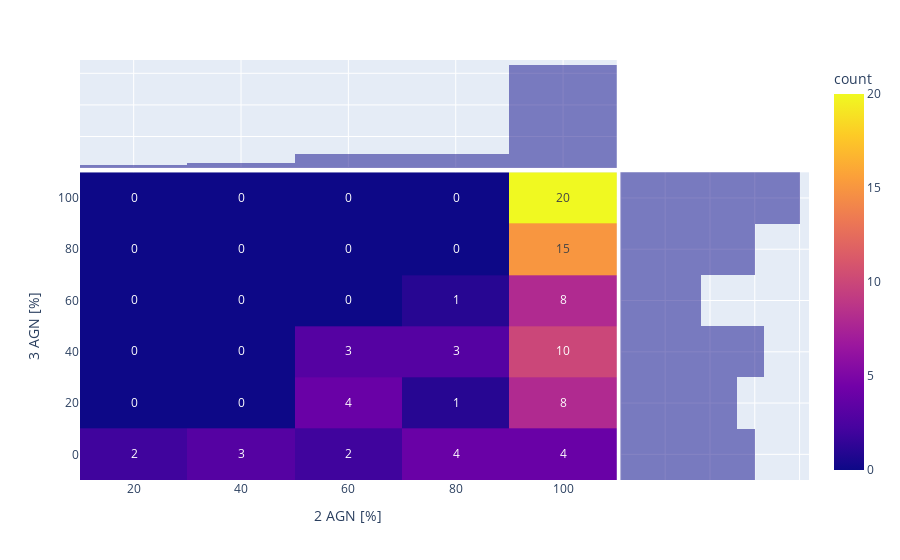

This figure's notebook cell:
### Code cell
fig = px.density_heatmap(trips_z3_perc_df, x="Perc2", y="Perc3",text_auto=True,nbinsx=5,nbinsy=5,
                         labels={
                           "Perc2": "2 AGN [%]",
                           "Perc3": "3 AGN [%]"  
                         },
                         marginal_x="histogram",marginal_y="histogram")

fig.show()

### Figure 1 — Plotly figure (JSON) as saved in the notebook; plotly's stock layout.template omitted (floating-point values rounded to 4 significant figures)
{"data": [{"coloraxis": "coloraxis", "hovertemplate": "2 AGN [%]=%{x}<br>3 AGN [%]=%{y}<br>count=%{z}<extra></extra>", "name": "", "nbinsx": 5, "nbinsy": 5, "texttemplate": "%{z}", "type": "histogram2d", "x": [87.17, 64.93, 63.73, 50.9, 98.0, 100, 97.39, 99.8, 76.35, 100, 81.56, 100, 100, 99.4, 77.15, 99.8, 76.75, 35.27, 99.0, 100, 86.17, 100, 69.14, 96.39, 52.51, 52.3, 100, 100, 82.77, 100, 100, 40.88, 40.88, 100, 100, 100, 100, 100, 100, 100, 60.52, 97.19, 60.52, 97.19, 100, 100, 100, 100, 100, 100, 100, 100, 100, 100, 99.8, 100, 100, 100, 17.84, 89.38, 17.84, 89.38, 100, 100, 100, 100, 99.8, 100, 100, 99.6, 100, 100, 100, 100, 100, 100, 95.19, 100, 99.4, 100, 100, 100, 100, 100, 100, 67.33, 100, 100], "xaxis": "x", "xbingroup": "x", "y": [3.006, 17.84, 32.87, 41.68, 1.603, 89.78, 82.36, 9.619, 39.68, 96.19, 47.9, 34.67, 99.4, 82.77, 19.84, 2.204, 58.92, 3.206, 57.31, 43.09, 4.81, 75.55, 21.44, 29.06, 3.006, 3.006, 47.29, 40.68, 40.68, 73.15, 71.14, 9.619, 9.619, 73.75, 100, 29.06, 47.09, 46.29, 100, 46.29, 22.65, 22.65, 36.07, 36.07, 76.55, 22.85, 100, 74.95, 100, 36.27, 100, 67.33, 92.99, 86.17, 86.17, 79.56, 63.33, 18.04, 2.806, 2.806, 2.806, 2.806, 95.99, 42.08, 100, 99.8, 2.405, 98.8, 93.39, 70.14, 70.14, 69.94, 100, 25.85, 15.23, 100, 61.32, 99.6, 58.72, 12.02, 92.79, 54.31, 100, 55.91, 75.95, 23.65, 99.8, 91.98], "yaxis": "y", "ybingroup": "y"}, {"alignmentgroup": "True", "bingroup": "x", "hovertemplate": "2 AGN [%]=%{x}<br>count=%{y}<extra></extra>", "legendgroup": "", "marker": {"color": "#0d0887"}, "name": "", "offsetgroup": "", "opacity": 0.5, "showlegend": false, "type": "histogram", "x": [87.17, 64.93, 63.73, 50.9, 98.0, 100, 97.39, 99.8, 76.35, 100, 81.56, 100, 100, 99.4, 77.15, 99.8, 76.75, 35.27, 99.0, 100, 86.17, 100, 69.14, 96.39, 52.51, 52.3, 100, 100, 82.77, 100, 100, 40.88, 40.88, 100, 100, 100, 100, 100, 100, 100, 60.52, 97.19, 60.52, 97.19, 100, 100, 100, 100, 100, 100, 100, 100, 100, 100, 99.8, 100, 100, 100, 17.84, 89.38, 17.84, 89.38, 100, 100, 100, 100, 99.8, 100, 100, 99.6, 100, 100, 100, 100, 100, 100, 95.19, 100, 99.4, 100, 100, 100, 100, 100, 100, 67.33, 100, 100], "xaxis": "x3", "yaxis": "y3"}, {"alignmentgroup": "True", "bingroup": "y", "hovertemplate": "3 AGN [%]=%{y}<br>count=%{x}<extra></extra>", "legendgroup": "", "marker": {"color": "#0d0887"}, "name": "", "offsetgroup": "", "opacity": 0.5, "showlegend": false, "type": "histogram", "xaxis": "x2", "y": [3.006, 17.84, 32.87, 41.68, 1.603, 89.78, 82.36, 9.619, 39.68, 96.19, 47.9, 34.67, 99.4, 82.77, 19.84, 2.204, 58.92, 3.206, 57.31, 43.09, 4.81, 75.55, 21.44, 29.06, 3.006, 3.006, 47.29, 40.68, 40.68, 73.15, 71.14, 9.619, 9.619, 73.75, 100, 29.06, 47.09, 46.29, 100, 46.29, 22.65, 22.65, 36.07, 36.07, 76.55, 22.85, 100, 74.95, 100, 36.27, 100, 67.33, 92.99, 86.17, 86.17, 79.56, 63.33, 18.04, 2.806, 2.806, 2.806, 2.806, 95.99, 42.08, 100, 99.8, 2.405, 98.8, 93.39, 70.14, 70.14, 69.94, 100, 25.85, 15.23, 100, 61.32, 99.6, 58.72, 12.02, 92.79, 54.31, 100, 55.91, 75.95, 23.65, 99.8, 91.98], "yaxis": "y2"}], "layout": {"barmode": "overlay", "coloraxis": {"colorbar": {"title": {"text": "count"}}, "colorscale": [[0, "#0d0887"], [0.1111, "#46039f"], [0.2222, "#7201a8"], [0.3333, "#9c179e"], [0.4444, "#bd3786"], [0.5556, "#d8576b"], [0.6667, "#ed7953"], [0.7778, "#fb9f3a"], [0.8889, "#fdca26"], [1, "#f0f921"]]}, "legend": {"tracegroupgap": 0}, "margin": {"t": 60}, "xaxis": {"anchor": "y", "domain": [0, 0.7363], "title": {"text": "2 AGN [%]"}}, "xaxis2": {"anchor": "y2", "domain": [0.7413, 1], "matches": "x2", "showgrid": true, "showline": false, "showticklabels": false, "ticks": ""}, "xaxis3": {"anchor": "y3", "domain": [0, 0.7363], "matches": "x", "showgrid": true, "showticklabels": false}, "xaxis4": {"anchor": "y4", "domain": [0.7413, 1], "matches": "x2", "showgrid": true, "showline": false, "showticklabels": false, "ticks": ""}, "yaxis": {"anchor": "x", "domain": [0, 0.7326], "title": {"text": "3 AGN [%]"}}, "yaxis2": {"anchor": "x2", "domain": [0, 0.7326], "matches": "y", "showgrid": true, "showticklabels": false}, "yaxis3": {"anchor": "x3", "domain": [0.7426, 1], "matches": "y3", "showgrid": true, "showline": false, "showticklabels": false, "ticks": ""}, "yaxis4": {"anchor": "x4", "domain": [0.7426, 1], "matches": "y3", "showgrid": true, "showline": false, "showticklabels": false, "ticks": ""}}}
